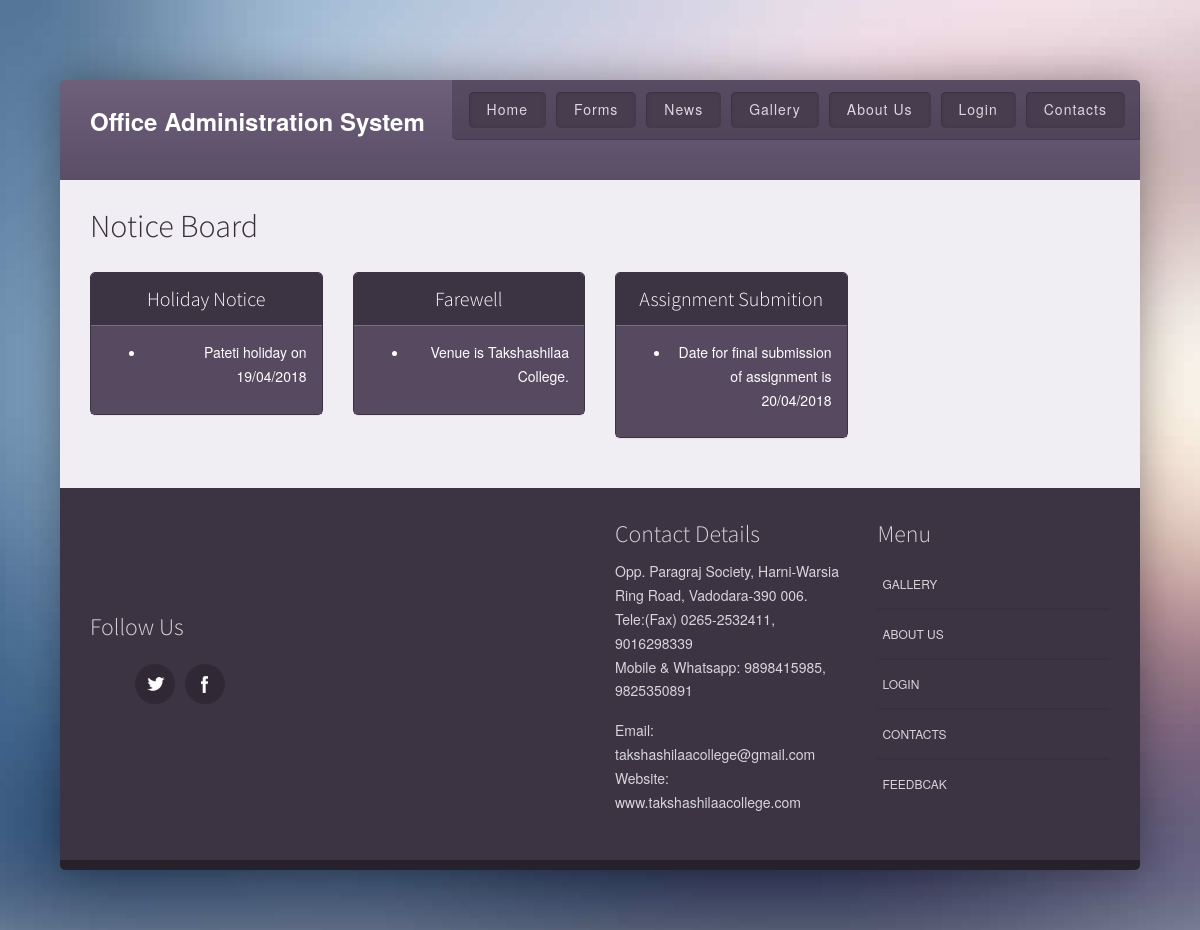
Page /notice.php on the committed database.
### tables this page shows
CREATE TABLE `notice` (
  `notice_id` int(11) NOT NULL,
  `title` varchar(50) DEFAULT NULL,
  `date` varchar(20) NOT NULL,
  `description` varchar(200) NOT NULL
);

### notice.php (the view, shortened to what this page needs)
<!DOCTYPE html PUBLIC "-//W3C//DTD XHTML 1.0 Transitional//EN" "http://www.w3.org/TR/xhtml1/DTD/xhtml1-transitional.dtd">
<html xmlns="http://www.w3.org/1999/xhtml">
<head>
</head>
<body>
 <?php include 'header.php';?>
  <div class="container">
                        <div class="row margin-vert-30">
                            <div class="col-md-12">
                                <h2 class="margin-bottom-30">Notice Board</h2>
                                <div class="row">
                               <?php
                                        $ret="select * from notice";
$stmt = $conn->prepare($ret) ;
$stmt->execute() ;
$res=$stmt->get_result();
$cnt=1;
while($row=$res->fetch_object())
	  {
	  	?>
                                    <div class="col-md-3">
                                        <div class="panel panel-primary invert">
                                            <div class="panel-heading">
                                                <h3 class="panel-title text-center">
                                                    <?php echo $row->title;?>
                                                </h3>
                                            </div>
                                            <div class="panel-body text-center">
                                             <marquee direction="down" scrollamount="3" onMouseOver="this.stop();" onMouseOut="this.start();" align="right">
                            <ul>
                                <li>
                                    <?php echo $row->description;?></li>
                            </ul>
                                 </marquee>
                                               </div>
                                        </div>
                                    </div>
                                    <?php $cnt=$cnt+1; }?>
                                                            </div>
                            </div>
                        </div>
                        </div>
 <?php include 'footer.php';?>
</body>
</html>

### assets/css/nexus.css (style rules this page uses)
html { overflow-y: scroll; }
body { line-height: 1.7em; font-size: 14px; background-color: #27212c; }
.container { max-width: 1080px; padding-left: 30px; padding-right: 30px; width: 100%; }
.margin-vert-30 { margin-top: 30px; margin-bottom: 30px; }
.margin-bottom-30 { margin-bottom: 30px; }
h2 { font-weight: 300; line-height: 1em; margin: 0 0 10px; color: #362e3c; font-family: Source Sans Pro; font-size: 32px; }
h3 { font-size: 1.7em; padding: 0; line-height: 32px; font-family: Source Sans Pro; font-weight: 300; margin: 0; color: #5c5c5c; }
.panel-title { font-size: 20px; }
.panel-primary > .panel-heading { border-color: #7d6a8b; }
.panel-primary.invert .panel-body { background: #564960; color: #FFFFFF; }

### rows in the picture
notice: title "Holiday Notice", description "Pateti holiday on 19/04/2018"
notice: title "Farewell", description "Venue is Takshashilaa College."
notice: title "Assignment Submition", description "Date for final submission of assignment is 20/04/2018"
